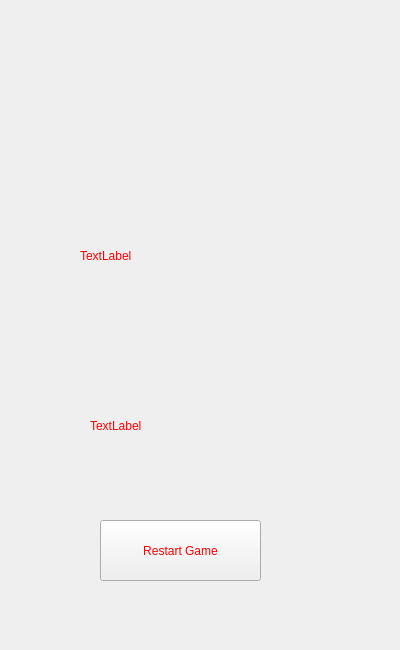
<?xml version="1.0" encoding="UTF-8"?>
<ui version="4.0">
 <class>GameOverWindow</class>
 <widget class="QWidget" name="GameOverWindow">
  <property name="geometry">
   <rect>
    <x>0</x>
    <y>0</y>
    <width>400</width>
    <height>650</height>
   </rect>
  </property>
  <property name="windowTitle">
   <string>Form</string>
  </property>
  <widget class="QWidget" name="Background" native="true">
   <property name="geometry">
    <rect>
     <x>0</x>
     <y>0</y>
     <width>391</width>
     <height>661</height>
    </rect>
   </property>
   <widget class="QWidget" name="verticalLayoutWidget">
    <property name="geometry">
     <rect>
      <x>80</x>
      <y>160</y>
      <width>231</width>
      <height>191</height>
     </rect>
    </property>
    <layout class="QVBoxLayout" name="ThePicLayout">
     <item>
      <widget class="QLabel" name="Lost">
       <property name="styleSheet">
        <string notr="true">color: rgb(255, 0, 0);</string>
       </property>
       <property name="text">
        <string>TextLabel</string>
       </property>
      </widget>
     </item>
    </layout>
   </widget>
   <widget class="QWidget" name="verticalLayoutWidget_2">
    <property name="geometry">
     <rect>
      <x>90</x>
      <y>370</y>
      <width>191</width>
      <height>111</height>
     </rect>
    </property>
    <layout class="QVBoxLayout" name="TheMessageLayout">
     <item>
      <widget class="QLabel" name="Score">
       <property name="styleSheet">
        <string notr="true">color: rgb(255, 0, 0);</string>
       </property>
       <property name="text">
        <string>TextLabel</string>
       </property>
      </widget>
     </item>
    </layout>
   </widget>
   <widget class="QPushButton" name="pushButton">
    <property name="geometry">
     <rect>
      <x>100</x>
      <y>520</y>
      <width>161</width>
      <height>61</height>
     </rect>
    </property>
    <property name="styleSheet">
     <string notr="true">color: rgb(255, 0, 0);</string>
    </property>
    <property name="text">
     <string>Restart Game</string>
    </property>
   </widget>
  </widget>
 </widget>
 <resources/>
 <connections/>
</ui>
